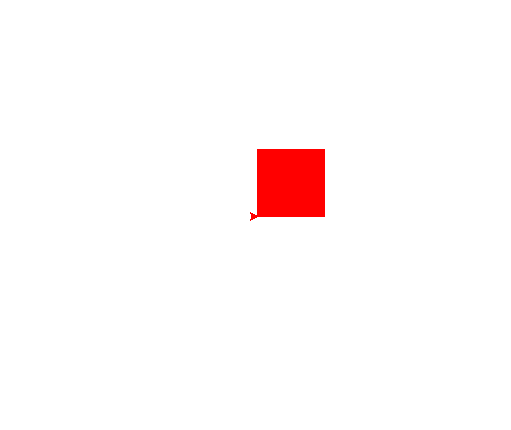

Reproduce this figure in Python.
import turtle
t = turtle

t.begin_fill()
t.color("#ff0000")

t.forward(90)
t.left(90)

t.forward(90)
t.left(90)

t.forward(90)
t.left(90)

t.forward(90)
t.left(90)

t.end_fill()

t.done()
